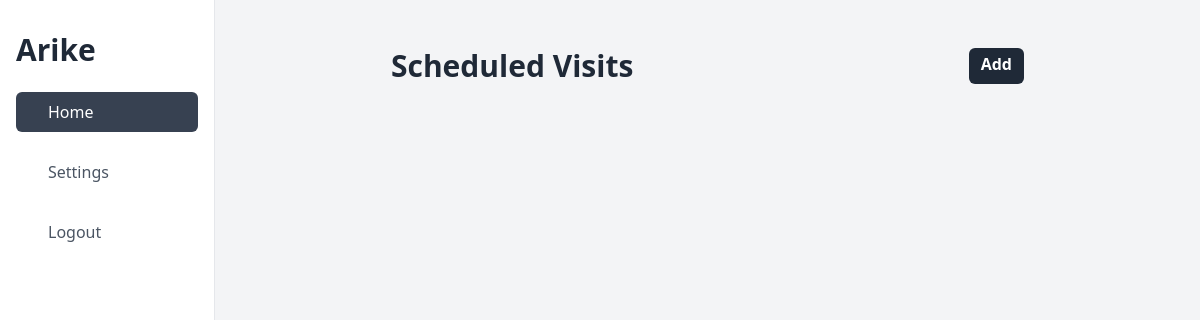
Page /list/visitschedule (signed in) on the earlier database version.
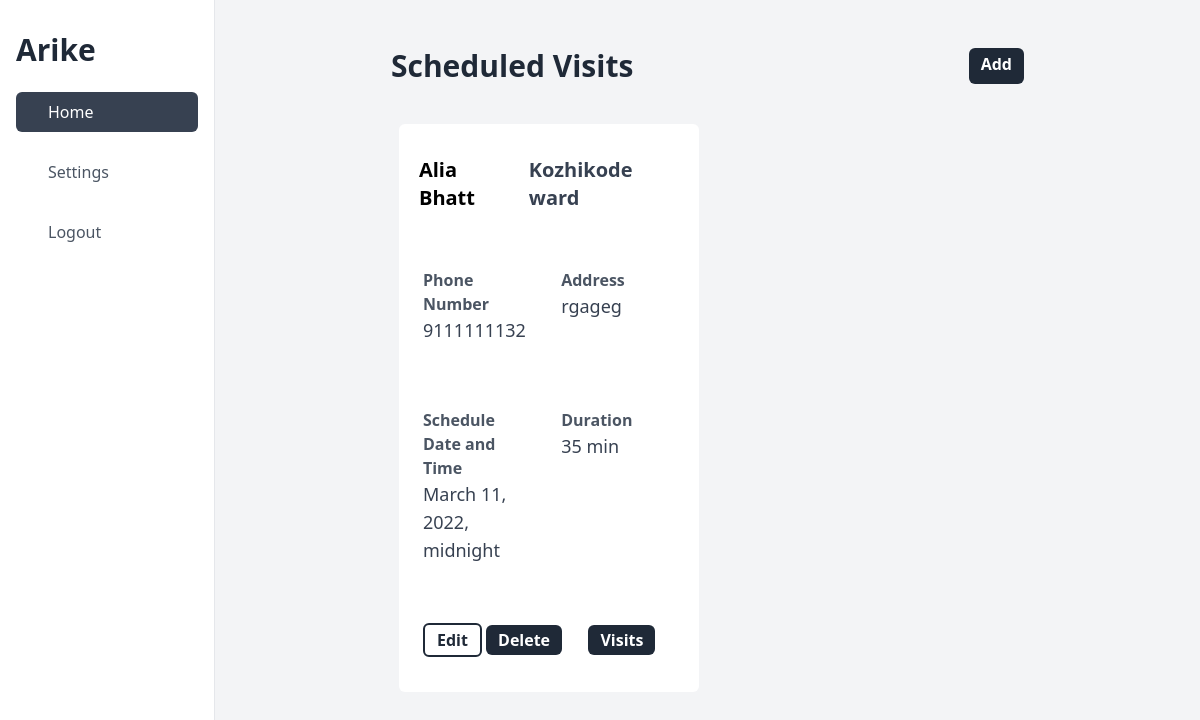
Same page on the later database version.
### apps/models.py (models this page shows)
class VisitSchedule(models.Model):
    date_time = models.DateTimeField()
    duration = models.CharField(max_length=35)
    patient = models.ForeignKey(Patient, on_delete=models.PROTECT, null=True)
    nurse = models.ForeignKey(CustomUser, on_delete=models.PROTECT, null=True)
    cancelled = models.BooleanField(default=False, null=True)
    created_at = models.DateTimeField(auto_now_add=True)
    updated_at = models.DateTimeField(auto_now=True)
    deleted = models.BooleanField(default=False)

class Patient(models.Model):
    full_name = models.CharField(max_length=150)
    date_of_birth = models.DateField()
    address = models.TextField(default="")
    landmark = models.CharField(max_length=100)
    phone = models.CharField(max_length=14, validators=[phone_number_regex])
    gender = models.CharField(max_length=20, choices=GENDER_CHOICES)
    emergency_phone_number = models.CharField(
        max_length=14, validators=[phone_number_regex]
    )
    expired_time = models.DateTimeField(blank=True, null=True)
    ward = models.ForeignKey(Ward, on_delete=models.PROTECT)
    facility = models.ForeignKey(Facility, on_delete=models.PROTECT, null=True)
    nurse = models.ForeignKey(
        CustomUser, blank=False, on_delete=models.PROTECT, null=True
    )
    created_at = models.DateTimeField(auto_now_add=True)
    updated_at = models.DateTimeField(auto_now=True)
    deleted = models.BooleanField(default=False)
    def __str__(self):
        return self.full_name

class Ward(models.Model):
    name = models.CharField(max_length=30)
    number = models.CharField(max_length=30)
    lsg = models.ForeignKey(Lsgbody, on_delete=models.PROTECT)
    created_at = models.DateTimeField(auto_now_add=True)
    updated_at = models.DateTimeField(auto_now=True)
    deleted = models.BooleanField(default=False)
    def __str__(self):
        return self.name

### apps/views.py (the view)
# urls.py: path("list/visitschedule", VisitScheduleListView.as_view()),
class VisitScheduleListView(ListView):
    model = VisitSchedule
    template_name = "VisitSchedule/list.html"
    context_object_name = "objects"
    def get_queryset(self):
        objects = VisitSchedule.objects.filter(
            deleted=False, nurse=self.request.user
        ).order_by("-updated_at")
        return objects

### templates/VisitSchedule/list.html
{% extends "base_dashboard.html" %}
{% block content %}
    <div class="flex justify-between  my-8">
        <h1 class="text-3xl font-bold text-gray-800">Scheduled Visits</h1>
        <a class="bg-gray-800 text-white font-bold text-1xl px-3 py-1 rounded-md text-center" href="/create/visitschedule">Add</a>
    </div>
    <div class="grid grid-cols-2 ">
        {% for object in objects %}
        <div class="px-3 py-2 bg-white m-2 rounded-md ">
            <div class="flex justify-between my-6">
                <p class="font-semibold text-xl px-2">{{ object.patient }}</p>
                <p class="font-semibold text-xl px-2 text-gray-700">{{ object.patient.ward }}</p>
            </div>
            <div class="grid grid-cols-2 ">
                <div class="pr-12 pl-3 py-2 mr-8 my-6">
                    <p class="text-gray-600 font-bold text-md">Phone Number</p>
                    <p class="text-gray-700 font-regular text-lg">{{ object.patient.phone }}</p>
                </div>
                <div class="pr-12 pl-3 py-2 mr-8 my-6">
                    <p class="text-gray-600 font-bold text-md">Address</p>
                    <p class="text-gray-700 font-regular text-lg">{{ object.patient.address }}</p>
                </div>
                <div class="pr-12 pl-3 py-2 mr-8 my-6">
                    <p class="text-gray-600 font-bold text-md">Schedule Date and Time</p>
                    <p class="text-gray-700 font-regular text-lg">{{ object.date_time}}</p>
                </div>
                <div class="pr-12 pl-3 py-2 mr-8 my-6">
                    <p class="text-gray-600 font-bold text-md">Duration</p>
                    <p class="text-gray-700 font-regular text-lg">{{ object.duration}}</p>
                </div>
            </div>
            <div class="pr-12 pl-3 py-2 mr-8 my-6 flex justify-between">
                <div>
                    <a class="bg-white text-gray-800 font-bold text-1xl px-3 py-1 rounded-md text-center border-2 border-gray-800" href="/update/visitschedule/{{ object.id }}">Edit</a>
                    <a class="bg-gray-800 text-white font-bold text-1xl px-3 py-1 rounded-md text-center" href="/delete/visitschedule/{{ object.id }}">Delete</a>
                </div>
                <div >
                    <a class="bg-gray-800 text-white font-bold text-1xl px-3 py-1 rounded-md text-center" href="/list/visitdetails/{{ object.id }}">Visits</a>
                </div>
            </div>
        </div>
        {% endfor %}
    </div>
{% endblock content %}

Differences in the rows shown:
added VisitSchedule: patient "Alia Bhatt", patient.ward "Kozhikode ward", patient.phone "9111111132", patient.address "rgageg", date_time "March 11, 2022, midnight", duration "35 min"
